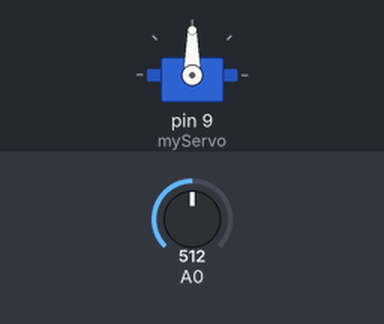
Bench run of a sketch on a simulated Arduino Uno, built with avr-gcc and run on an emulated ATmega328P. Shown: servo. The inputs (shaded band) are chosen by the test bench; at power-on: A0 = 512.

Above: at 1.2 s.
1.3 s: A0 set to 716
At 1.9 s:
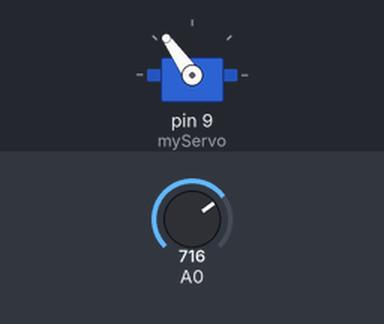
2.8 s: A0 set to 900
At 4.0 s:
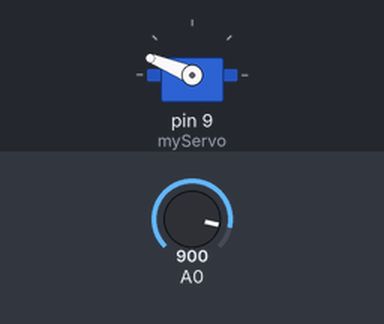
4.3 s: A0 set to 1023
At 5.4 s:
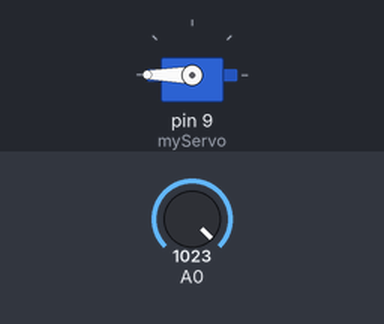
5.8 s: A0 set to 306
At 6.3 s:
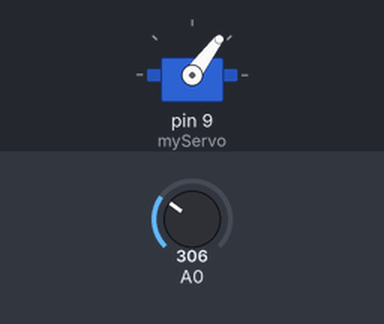
7.3 s: A0 set to 122
At 7.7 s:
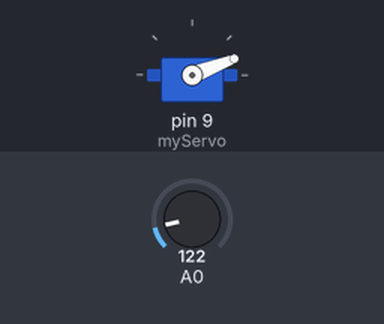
Timing chart, 0 to 9.8 s (numbered marks = the images above; inputs shaded):
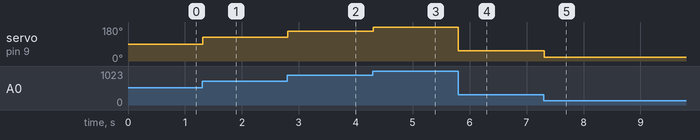

The sketch:

_10_ControllingServo_04.ino
```cpp
// (licence header left out)
#include <Servo.h>

Servo myServo;

void setup() {                   // put your setup code here, to run once:

  myServo.attach(9);

}

void loop() {                    // put your main code here, to run repeatedly:

  int potValue = analogRead(0);  // readings from the potentiometer and transform
  potValue = map(potValue, 0, 1023, 0, 180);
  myServo.write(potValue);       // the number so the servo turns 180º
  delay(15);

}
```

Measured:
- after the input at 1.3 s, servo on pin 9 (myServo): 90° → 125° at once
- after the input at 2.8 s, servo on pin 9 (myServo): 125° → 158° at once
- after the input at 4.3 s, servo on pin 9 (myServo): 158° → 180° at once
- after the input at 5.8 s, servo on pin 9 (myServo): 180° → 53° at once
- after the input at 7.3 s, servo on pin 9 (myServo): 53° → 21° at once
